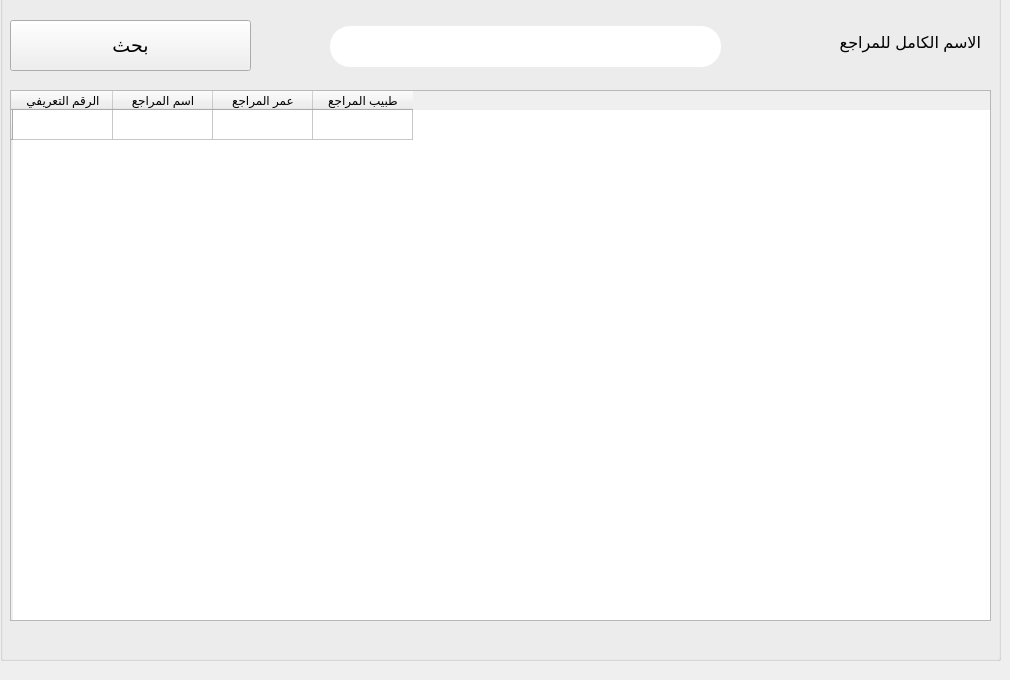
      <widget class="QWidget" name="tab_17">
       <attribute name="title">
        <string>كل المراجعين</string>
       </attribute>
       <widget class="QGroupBox" name="groupBox_5">
        <property name="geometry">
         <rect>
          <x>0</x>
          <y>-10</y>
          <width>1001</width>
          <height>671</height>
         </rect>
        </property>
        <property name="title">
         <string/>
        </property>
        <widget class="QTableWidget" name="tableWidget_2">
         <property name="geometry">
          <rect>
           <x>10</x>
           <y>100</y>
           <width>981</width>
           <height>531</height>
          </rect>
         </property>
         <property name="font">
          <font>
           <pointsize>9</pointsize>
          </font>
         </property>
         <row>
          <property name="text">
           <string/>
          </property>
         </row>
         <column>
          <property name="text">
           <string>الرقم التعريفي</string>
          </property>
         </column>
         <column>
          <property name="text">
           <string>اسم المراجع</string>
          </property>
         </column>
         <column>
          <property name="text">
           <string>عمر المراجع</string>
          </property>
         </column>
         <column>
          <property name="text">
           <string>طبيب المراجع</string>
          </property>
         </column>
        </widget>
        <widget class="QLineEdit" name="lineEdit_27">
         <property name="geometry">
          <rect>
           <x>330</x>
           <y>36</y>
           <width>391</width>
           <height>41</height>
          </rect>
         </property>
         <property name="font">
          <font>
           <pointsize>13</pointsize>
          </font>
         </property>
         <property name="styleSheet">
          <string notr="true">border-radius:20px;</string>
         </property>
         <property name="placeholderText">
          <string/>
         </property>
        </widget>
        <widget class="QLabel" name="label_60">
         <property name="enabled">
          <bool>true</bool>
         </property>
         <property name="geometry">
          <rect>
           <x>740</x>
           <y>27</y>
           <width>241</width>
           <height>51</height>
          </rect>
         </property>
         <property name="font">
          <font>
           <family>Segoe UI</family>
           <pointsize>12</pointsize>
           <weight>50</weight>
           <bold>false</bold>
          </font>
         </property>
         <property name="text">
          <string>الاسم الكامل للمراجع</string>
         </property>
        </widget>
        <widget class="QPushButton" name="pushButton_36">
         <property name="geometry">
          <rect>
           <x>10</x>
           <y>30</y>
           <width>241</width>
           <height>51</height>
          </rect>
         </property>
         <property name="font">
          <font>
           <family>Segoe UI</family>
           <pointsize>14</pointsize>
          </font>
         </property>
         <property name="text">
          <string>بحث</string>
         </property>
        </widget>
       </widget>
      </widget>
